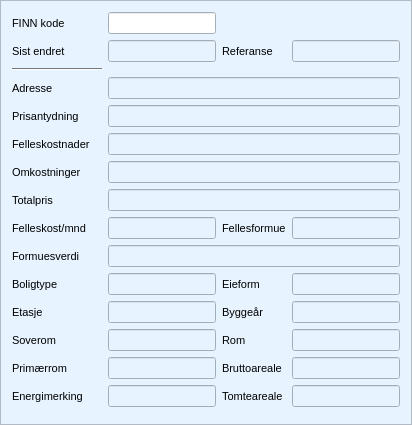
     <widget class="QFrame" name="frame_real_estate_info">
      <property name="sizePolicy">
       <sizepolicy hsizetype="Preferred" vsizetype="Preferred">
        <horstretch>0</horstretch>
        <verstretch>0</verstretch>
       </sizepolicy>
      </property>
      <property name="palette">
       <palette>
        <active>
         <colorrole role="WindowText">
          <brush brushstyle="SolidPattern">
           <color alpha="255">
            <red>0</red>
            <green>0</green>
            <blue>0</blue>
           </color>
          </brush>
         </colorrole>
         <colorrole role="Button">
          <brush brushstyle="SolidPattern">
           <color alpha="255">
            <red>231</red>
            <green>243</green>
            <blue>255</blue>
           </color>
          </brush>
         </colorrole>
         <colorrole role="Light">
          <brush brushstyle="SolidPattern">
           <color alpha="255">
            <red>255</red>
            <green>255</green>
            <blue>255</blue>
           </color>
          </brush>
         </colorrole>
         <colorrole role="Midlight">
          <brush brushstyle="SolidPattern">
           <color alpha="255">
            <red>243</red>
            <green>249</green>
            <blue>255</blue>
           </color>
          </brush>
         </colorrole>
         <colorrole role="Dark">
          <brush brushstyle="SolidPattern">
           <color alpha="255">
            <red>115</red>
            <green>121</green>
            <blue>127</blue>
           </color>
          </brush>
         </colorrole>
         <colorrole role="Mid">
          <brush brushstyle="SolidPattern">
           <color alpha="255">
            <red>154</red>
            <green>162</green>
            <blue>170</blue>
           </color>
          </brush>
         </colorrole>
         <colorrole role="Text">
          <brush brushstyle="SolidPattern">
           <color alpha="255">
            <red>0</red>
            <green>0</green>
            <blue>0</blue>
           </color>
          </brush>
         </colorrole>
         <colorrole role="BrightText">
          <brush brushstyle="SolidPattern">
           <color alpha="255">
            <red>255</red>
            <green>255</green>
            <blue>255</blue>
           </color>
          </brush>
         </colorrole>
         <colorrole role="ButtonText">
          <brush brushstyle="SolidPattern">
           <color alpha="255">
            <red>0</red>
            <green>0</green>
            <blue>0</blue>
           </color>
          </brush>
         </colorrole>
         <colorrole role="Base">
          <brush brushstyle="SolidPattern">
           <color alpha="255">
            <red>255</red>
            <green>255</green>
            <blue>255</blue>
           </color>
          </brush>
         </colorrole>
         <colorrole role="Window">
          <brush brushstyle="SolidPattern">
           <color alpha="255">
            <red>231</red>
            <green>243</green>
            <blue>255</blue>
           </color>
          </brush>
         </colorrole>
         <colorrole role="Shadow">
          <brush brushstyle="SolidPattern">
           <color alpha="255">
            <red>0</red>
            <green>0</green>
            <blue>0</blue>
           </color>
          </brush>
         </colorrole>
         <colorrole role="AlternateBase">
          <brush brushstyle="SolidPattern">
           <color alpha="255">
            <red>243</red>
            <green>249</green>
            <blue>255</blue>
           </color>
          </brush>
         </colorrole>
         <colorrole role="ToolTipBase">
          <brush brushstyle="SolidPattern">
           <color alpha="255">
            <red>255</red>
            <green>255</green>
            <blue>220</blue>
           </color>
          </brush>
         </colorrole>
         <colorrole role="ToolTipText">
          <brush brushstyle="SolidPattern">
           <color alpha="255">
            <red>0</red>
            <green>0</green>
            <blue>0</blue>
           </color>
          </brush>
         </colorrole>
        </active>
        <inactive>
         <colorrole role="WindowText">
          <brush brushstyle="SolidPattern">
           <color alpha="255">
            <red>0</red>
            <green>0</green>
            <blue>0</blue>
           </color>
          </brush>
         </colorrole>
         <colorrole role="Button">
          <brush brushstyle="SolidPattern">
           <color alpha="255">
            <red>231</red>
            <green>243</green>
            <blue>255</blue>
           </color>
          </brush>
         </colorrole>
         <colorrole role="Light">
          <brush brushstyle="SolidPattern">
           <color alpha="255">
            <red>255</red>
            <green>255</green>
            <blue>255</blue>
           </color>
          </brush>
         </colorrole>
         <colorrole role="Midlight">
          <brush brushstyle="SolidPattern">
           <color alpha="255">
            <red>243</red>
            <green>249</green>
            <blue>255</blue>
           </color>
          </brush>
         </colorrole>
         <colorrole role="Dark">
          <brush brushstyle="SolidPattern">
           <color alpha="255">
            <red>115</red>
            <green>121</green>
            <blue>127</blue>
           </color>
          </brush>
         </colorrole>
         <colorrole role="Mid">
          <brush brushstyle="SolidPattern">
           <color alpha="255">
            <red>154</red>
            <green>162</green>
            <blue>170</blue>
           </color>
          </brush>
         </colorrole>
         <colorrole role="Text">
          <brush brushstyle="SolidPattern">
           <color alpha="255">
            <red>0</red>
            <green>0</green>
            <blue>0</blue>
           </color>
          </brush>
         </colorrole>
         <colorrole role="BrightText">
          <brush brushstyle="SolidPattern">
           <color alpha="255">
            <red>255</red>
            <green>255</green>
            <blue>255</blue>
           </color>
          </brush>
         </colorrole>
         <colorrole role="ButtonText">
          <brush brushstyle="SolidPattern">
           <color alpha="255">
            <red>0</red>
            <green>0</green>
            <blue>0</blue>
           </color>
          </brush>
         </colorrole>
         <colorrole role="Base">
          <brush brushstyle="SolidPattern">
           <color alpha="255">
            <red>255</red>
            <green>255</green>
            <blue>255</blue>
           </color>
          </brush>
         </colorrole>
         <colorrole role="Window">
          <brush brushstyle="SolidPattern">
           <color alpha="255">
            <red>231</red>
            <green>243</green>
            <blue>255</blue>
           </color>
          </brush>
         </colorrole>
         <colorrole role="Shadow">
          <brush brushstyle="SolidPattern">
           <color alpha="255">
            <red>0</red>
            <green>0</green>
            <blue>0</blue>
           </color>
          </brush>
         </colorrole>
         <colorrole role="AlternateBase">
          <brush brushstyle="SolidPattern">
           <color alpha="255">
            <red>243</red>
            <green>249</green>
            <blue>255</blue>
           </color>
          </brush>
         </colorrole>
         <colorrole role="ToolTipBase">
          <brush brushstyle="SolidPattern">
           <color alpha="255">
            <red>255</red>
            <green>255</green>
            <blue>220</blue>
           </color>
          </brush>
         </colorrole>
         <colorrole role="ToolTipText">
          <brush brushstyle="SolidPattern">
           <color alpha="255">
            <red>0</red>
            <green>0</green>
            <blue>0</blue>
           </color>
          </brush>
         </colorrole>
        </inactive>
        <disabled>
         <colorrole role="WindowText">
          <brush brushstyle="SolidPattern">
           <color alpha="255">
            <red>115</red>
            <green>121</green>
            <blue>127</blue>
           </color>
          </brush>
         </colorrole>
         <colorrole role="Button">
          <brush brushstyle="SolidPattern">
           <color alpha="255">
            <red>231</red>
            <green>243</green>
            <blue>255</blue>
           </color>
          </brush>
         </colorrole>
         <colorrole role="Light">
          <brush brushstyle="SolidPattern">
           <color alpha="255">
            <red>255</red>
            <green>255</green>
            <blue>255</blue>
           </color>
          </brush>
         </colorrole>
         <colorrole role="Midlight">
          <brush brushstyle="SolidPattern">
           <color alpha="255">
            <red>243</red>
            <green>249</green>
            <blue>255</blue>
           </color>
          </brush>
         </colorrole>
         <colorrole role="Dark">
          <brush brushstyle="SolidPattern">
           <color alpha="255">
            <red>115</red>
            <green>121</green>
            <blue>127</blue>
           </color>
          </brush>
         </colorrole>
         <colorrole role="Mid">
          <brush brushstyle="SolidPattern">
           <color alpha="255">
            <red>154</red>
            <green>162</green>
            <blue>170</blue>
           </color>
          </brush>
         </colorrole>
         <colorrole role="Text">
          <brush brushstyle="SolidPattern">
           <color alpha="255">
            <red>115</red>
            <green>121</green>
            <blue>127</blue>
           </color>
          </brush>
         </colorrole>
         <colorrole role="BrightText">
          <brush brushstyle="SolidPattern">
           <color alpha="255">
            <red>255</red>
            <green>255</green>
            <blue>255</blue>
           </color>
          </brush>
         </colorrole>
         <colorrole role="ButtonText">
          <brush brushstyle="SolidPattern">
           <color alpha="255">
            <red>115</red>
            <green>121</green>
            <blue>127</blue>
           </color>
          </brush>
         </colorrole>
         <colorrole role="Base">
          <brush brushstyle="SolidPattern">
           <color alpha="255">
            <red>231</red>
            <green>243</green>
            <blue>255</blue>
           </color>
          </brush>
         </colorrole>
         <colorrole role="Window">
          <brush brushstyle="SolidPattern">
           <color alpha="255">
            <red>231</red>
            <green>243</green>
            <blue>255</blue>
           </color>
          </brush>
         </colorrole>
         <colorrole role="Shadow">
          <brush brushstyle="SolidPattern">
           <color alpha="255">
            <red>0</red>
            <green>0</green>
            <blue>0</blue>
           </color>
          </brush>
         </colorrole>
         <colorrole role="AlternateBase">
          <brush brushstyle="SolidPattern">
           <color alpha="255">
            <red>231</red>
            <green>243</green>
            <blue>255</blue>
           </color>
          </brush>
         </colorrole>
         <colorrole role="ToolTipBase">
          <brush brushstyle="SolidPattern">
           <color alpha="255">
            <red>255</red>
            <green>255</green>
            <blue>220</blue>
           </color>
          </brush>
         </colorrole>
         <colorrole role="ToolTipText">
          <brush brushstyle="SolidPattern">
           <color alpha="255">
            <red>0</red>
            <green>0</green>
            <blue>0</blue>
           </color>
          </brush>
         </colorrole>
        </disabled>
       </palette>
      </property>
      <property name="font">
       <font>
        <family>Segoe UI</family>
        <pointsize>8</pointsize>
       </font>
      </property>
      <property name="autoFillBackground">
       <bool>true</bool>
      </property>
      <property name="frameShape">
       <enum>QFrame::StyledPanel</enum>
      </property>
      <property name="frameShadow">
       <enum>QFrame::Plain</enum>
      </property>
      <property name="lineWidth">
       <number>1</number>
      </property>
      <layout class="QGridLayout" name="gridLayout_2">
       <item row="1" column="2">
        <widget class="QLineEdit" name="line_edit_last_changed">
         <property name="enabled">
          <bool>false</bool>
         </property>
         <property name="font">
          <font>
           <family>Segoe UI</family>
           <pointsize>8</pointsize>
          </font>
         </property>
         <property name="alignment">
          <set>Qt::AlignLeading|Qt::AlignLeft|Qt::AlignVCenter</set>
         </property>
         <property name="readOnly">
          <bool>false</bool>
         </property>
        </widget>
       </item>
       <item row="4" column="2" colspan="3">
        <widget class="QLineEdit" name="line_edit_real_estate_price">
         <property name="enabled">
          <bool>false</bool>
         </property>
         <property name="font">
          <font>
           <family>Segoe UI</family>
           <pointsize>8</pointsize>
          </font>
         </property>
         <property name="alignment">
          <set>Qt::AlignLeading|Qt::AlignLeft|Qt::AlignVCenter</set>
         </property>
        </widget>
       </item>
       <item row="0" column="2">
        <widget class="QLineEdit" name="line_edit_finn_code">
         <property name="font">
          <font>
           <family>Segoe UI</family>
           <pointsize>8</pointsize>
          </font>
         </property>
         <property name="alignment">
          <set>Qt::AlignLeading|Qt::AlignLeft|Qt::AlignVCenter</set>
         </property>
         <property name="readOnly">
          <bool>false</bool>
         </property>
         <property name="clearButtonEnabled">
          <bool>true</bool>
         </property>
        </widget>
       </item>
       <item row="0" column="1">
        <widget class="QLabel" name="label_finn_code">
         <property name="font">
          <font>
           <family>Segoe UI</family>
           <pointsize>8</pointsize>
          </font>
         </property>
         <property name="text">
          <string>FINN kode            </string>
         </property>
        </widget>
       </item>
       <item row="4" column="1">
        <widget class="QLabel" name="label_real_estate_price">
         <property name="font">
          <font>
           <family>Segoe UI</family>
           <pointsize>8</pointsize>
          </font>
         </property>
         <property name="text">
          <string>Prisantydning</string>
         </property>
        </widget>
       </item>
       <item row="5" column="1">
        <widget class="QLabel" name="label_debt">
         <property name="font">
          <font>
           <family>Segoe UI</family>
           <pointsize>8</pointsize>
          </font>
         </property>
         <property name="text">
          <string>Felleskostnader</string>
         </property>
        </widget>
       </item>
       <item row="7" column="2" colspan="3">
        <widget class="QLineEdit" name="line_edit_total_price">
         <property name="enabled">
          <bool>false</bool>
         </property>
         <property name="font">
          <font>
           <family>Segoe UI</family>
           <pointsize>8</pointsize>
          </font>
         </property>
         <property name="alignment">
          <set>Qt::AlignLeading|Qt::AlignLeft|Qt::AlignVCenter</set>
         </property>
        </widget>
       </item>
       <item row="8" column="3">
        <widget class="QLabel" name="label_joint_wealth">
         <property name="font">
          <font>
           <family>Segoe UI</family>
           <pointsize>8</pointsize>
          </font>
         </property>
         <property name="text">
          <string>Fellesformue</string>
         </property>
        </widget>
       </item>
       <item row="6" column="2" colspan="3">
        <widget class="QLineEdit" name="line_edit_fees">
         <property name="enabled">
          <bool>false</bool>
         </property>
         <property name="font">
          <font>
           <family>Segoe UI</family>
           <pointsize>8</pointsize>
          </font>
         </property>
         <property name="alignment">
          <set>Qt::AlignLeading|Qt::AlignLeft|Qt::AlignVCenter</set>
         </property>
        </widget>
       </item>
       <item row="5" column="2" colspan="3">
        <widget class="QLineEdit" name="line_edit_debt">
         <property name="enabled">
          <bool>false</bool>
         </property>
         <property name="font">
          <font>
           <family>Segoe UI</family>
           <pointsize>8</pointsize>
          </font>
         </property>
         <property name="alignment">
          <set>Qt::AlignLeading|Qt::AlignLeft|Qt::AlignVCenter</set>
         </property>
        </widget>
       </item>
       <item row="7" column="1">
        <widget class="QLabel" name="label_total_price">
         <property name="font">
          <font>
           <family>Segoe UI</family>
           <pointsize>8</pointsize>
          </font>
         </property>
         <property name="text">
          <string>Totalpris</string>
         </property>
        </widget>
       </item>
       <item row="8" column="2">
        <widget class="QLineEdit" name="line_edit_joint_costs">
         <property name="enabled">
          <bool>false</bool>
         </property>
         <property name="font">
          <font>
           <family>Segoe UI</family>
           <pointsize>8</pointsize>
          </font>
         </property>
         <property name="alignment">
          <set>Qt::AlignLeading|Qt::AlignLeft|Qt::AlignVCenter</set>
         </property>
         <property name="readOnly">
          <bool>true</bool>
         </property>
        </widget>
       </item>
       <item row="6" column="1">
        <widget class="QLabel" name="label_fees">
         <property name="font">
          <font>
           <family>Segoe UI</family>
           <pointsize>8</pointsize>
          </font>
         </property>
         <property name="text">
          <string>Omkostninger</string>
         </property>
        </widget>
       </item>
       <item row="8" column="1">
        <widget class="QLabel" name="label_joint_costs">
         <property name="font">
          <font>
           <family>Segoe UI</family>
           <pointsize>8</pointsize>
          </font>
         </property>
         <property name="text">
          <string>Felleskost/mnd</string>
         </property>
        </widget>
       </item>
       <item row="9" column="2" colspan="3">
        <widget class="QLineEdit" name="line_edit_wealth_value">
         <property name="enabled">
          <bool>false</bool>
         </property>
         <property name="font">
          <font>
           <family>Segoe UI</family>
           <pointsize>8</pointsize>
          </font>
         </property>
         <property name="text">
          <string/>
         </property>
         <property name="alignment">
          <set>Qt::AlignLeading|Qt::AlignLeft|Qt::AlignVCenter</set>
         </property>
        </widget>
       </item>
       <item row="10" column="1">
        <widget class="QLabel" name="label_type_of_real_estate">
         <property name="font">
          <font>
           <family>Segoe UI</family>
           <pointsize>8</pointsize>
          </font>
         </property>
         <property name="text">
          <string>Boligtype</string>
         </property>
        </widget>
       </item>
       <item row="10" column="3">
        <widget class="QLabel" name="label_form_of_ownership">
         <property name="font">
          <font>
           <family>Segoe UI</family>
           <pointsize>8</pointsize>
          </font>
         </property>
         <property name="text">
          <string>Eieform</string>
         </property>
        </widget>
       </item>
       <item row="10" column="2">
        <widget class="QLineEdit" name="line_edit_type_of_real_estate">
         <property name="enabled">
          <bool>false</bool>
         </property>
         <property name="font">
          <font>
           <family>Segoe UI</family>
           <pointsize>8</pointsize>
          </font>
         </property>
         <property name="alignment">
          <set>Qt::AlignLeading|Qt::AlignLeft|Qt::AlignVCenter</set>
         </property>
         <property name="readOnly">
          <bool>false</bool>
         </property>
        </widget>
       </item>
       <item row="8" column="4">
        <widget class="QLineEdit" name="line_edit_joint_wealth">
         <property name="enabled">
          <bool>false</bool>
         </property>
         <property name="font">
          <font>
           <family>Segoe UI</family>
           <pointsize>8</pointsize>
          </font>
         </property>
         <property name="alignment">
          <set>Qt::AlignLeading|Qt::AlignLeft|Qt::AlignVCenter</set>
         </property>
         <property name="readOnly">
          <bool>true</bool>
         </property>
        </widget>
       </item>
       <item row="9" column="1">
        <widget class="QLabel" name="label_wealth_value">
         <property name="font">
          <font>
           <family>Segoe UI</family>
           <pointsize>8</pointsize>
          </font>
         </property>
         <property name="text">
          <string>Formuesverdi</string>
         </property>
        </widget>
       </item>
       <item row="11" column="1">
        <widget class="QLabel" name="label_floor">
         <property name="font">
          <font>
           <family>Segoe UI</family>
           <pointsize>8</pointsize>
          </font>
         </property>
         <property name="text">
          <string>Etasje</string>
         </property>
        </widget>
       </item>
       <item row="11" column="2">
        <widget class="QLineEdit" name="line_edit_floor">
         <property name="enabled">
          <bool>false</bool>
         </property>
         <property name="font">
          <font>
           <family>Segoe UI</family>
           <pointsize>8</pointsize>
          </font>
         </property>
         <property name="alignment">
          <set>Qt::AlignLeading|Qt::AlignLeft|Qt::AlignVCenter</set>
         </property>
         <property name="readOnly">
          <bool>false</bool>
         </property>
        </widget>
       </item>
       <item row="10" column="4">
        <widget class="QLineEdit" name="line_edit_form_of_ownership">
         <property name="enabled">
          <bool>false</bool>
         </property>
         <property name="font">
          <font>
           <family>Segoe UI</family>
           <pointsize>8</pointsize>
          </font>
         </property>
         <property name="alignment">
          <set>Qt::AlignLeading|Qt::AlignLeft|Qt::AlignVCenter</set>
         </property>
         <property name="readOnly">
          <bool>false</bool>
         </property>
        </widget>
       </item>
       <item row="11" column="3">
        <widget class="QLabel" name="label_construction_year">
         <property name="font">
          <font>
           <family>Segoe UI</family>
           <pointsize>8</pointsize>
          </font>
         </property>
         <property name="text">
          <string>Byggeår</string>
         </property>
        </widget>
       </item>
       <item row="11" column="4">
        <widget class="QLineEdit" name="line_edit_construction_year">
         <property name="enabled">
          <bool>false</bool>
         </property>
         <property name="font">
          <font>
           <family>Segoe UI</family>
           <pointsize>8</pointsize>
          </font>
         </property>
         <property name="alignment">
          <set>Qt::AlignLeading|Qt::AlignLeft|Qt::AlignVCenter</set>
         </property>
         <property name="readOnly">
          <bool>false</bool>
         </property>
        </widget>
       </item>
       <item row="12" column="2">
        <widget class="QLineEdit" name="line_edit_bedrooms">
         <property name="enabled">
          <bool>false</bool>
         </property>
         <property name="font">
          <font>
           <family>Segoe UI</family>
           <pointsize>8</pointsize>
          </font>
         </property>
         <property name="alignment">
          <set>Qt::AlignLeading|Qt::AlignLeft|Qt::AlignVCenter</set>
         </property>
         <property name="readOnly">
          <bool>false</bool>
         </property>
        </widget>
       </item>
       <item row="12" column="1">
        <widget class="QLabel" name="label_bedrooms">
         <property name="font">
          <font>
           <family>Segoe UI</family>
           <pointsize>8</pointsize>
          </font>
         </property>
         <property name="text">
          <string>Soverom</string>
         </property>
        </widget>
       </item>
       <item row="12" column="3">
        <widget class="QLabel" name="label_rooms">
         <property name="font">
          <font>
           <family>Segoe UI</family>
           <pointsize>8</pointsize>
          </font>
         </property>
         <property name="text">
          <string>Rom</string>
         </property>
        </widget>
       </item>
       <item row="13" column="2">
        <widget class="QLineEdit" name="line_edit_primary_rooms">
         <property name="enabled">
          <bool>false</bool>
         </property>
         <property name="font">
          <font>
           <family>Segoe UI</family>
           <pointsize>8</pointsize>
          </font>
         </property>
         <property name="alignment">
          <set>Qt::AlignLeading|Qt::AlignLeft|Qt::AlignVCenter</set>
         </property>
         <property name="readOnly">
          <bool>false</bool>
         </property>
        </widget>
       </item>
       <item row="13" column="4">
        <widget class="QLineEdit" name="line_edit_gross_area">
         <property name="enabled">
          <bool>false</bool>
         </property>
         <property name="font">
          <font>
           <family>Segoe UI</family>
           <pointsize>8</pointsize>
          </font>
         </property>
         <property name="alignment">
          <set>Qt::AlignLeading|Qt::AlignLeft|Qt::AlignVCenter</set>
         </property>
         <property name="readOnly">
          <bool>false</bool>
         </property>
        </widget>
       </item>
       <item row="14" column="1">
        <widget class="QLabel" name="label_energy_mark">
         <property name="font">
          <font>
           <family>Segoe UI</family>
           <pointsize>8</pointsize>
          </font>
         </property>
         <property name="text">
          <string>Energimerking</string>
         </property>
        </widget>
       </item>
       <item row="3" column="1">
        <widget class="QLabel" name="label_finn_address">
         <property name="font">
          <font>
           <family>Segoe UI</family>
           <pointsize>8</pointsize>
          </font>
         </property>
         <property name="text">
          <string>Adresse</string>
         </property>
        </widget>
       </item>
       <item row="14" column="2">
        <widget class="QLineEdit" name="line_edit_energy_mark">
         <property name="enabled">
          <bool>false</bool>
         </property>
         <property name="font">
          <font>
           <family>Segoe UI</family>
           <pointsize>8</pointsize>
          </font>
         </property>
         <property name="text">
          <string/>
         </property>
         <property name="alignment">
          <set>Qt::AlignLeading|Qt::AlignLeft|Qt::AlignVCenter</set>
         </property>
         <property name="readOnly">
          <bool>false</bool>
         </property>
        </widget>
       </item>
       <item row="13" column="1">
        <widget class="QLabel" name="label_primary_rooms">
         <property name="font">
          <font>
           <family>Segoe UI</family>
           <pointsize>8</pointsize>
          </font>
         </property>
         <property name="text">
          <string>Primærrom</string>
         </property>
        </widget>
       </item>
       <item row="14" column="3">
        <widget class="QLabel" name="label_property_area">
         <property name="font">
          <font>
           <family>Segoe UI</family>
           <pointsize>8</pointsize>
          </font>
         </property>
         <property name="text">
          <string>Tomteareale</string>
         </property>
        </widget>
       </item>
       <item row="13" column="3">
        <widget class="QLabel" name="label_gross_area">
         <property name="font">
          <font>
           <family>Segoe UI</family>
           <pointsize>8</pointsize>
          </font>
         </property>
         <property name="text">
          <string>Bruttoareale</string>
         </property>
        </widget>
       </item>
       <item row="12" column="4">
        <widget class="QLineEdit" name="line_edit_rooms">
         <property name="enabled">
          <bool>false</bool>
         </property>
         <property name="font">
          <font>
           <family>Segoe UI</family>
           <pointsize>8</pointsize>
          </font>
         </property>
         <property name="alignment">
          <set>Qt::AlignLeading|Qt::AlignLeft|Qt::AlignVCenter</set>
         </property>
         <property name="readOnly">
          <bool>false</bool>
         </property>
        </widget>
       </item>
       <item row="14" column="4">
        <widget class="QLineEdit" name="line_edit_property_area">
         <property name="enabled">
          <bool>false</bool>
         </property>
         <property name="font">
          <font>
           <family>Segoe UI</family>
           <pointsize>8</pointsize>
          </font>
         </property>
         <property name="text">
          <string/>
         </property>
         <property name="alignment">
          <set>Qt::AlignLeading|Qt::AlignLeft|Qt::AlignVCenter</set>
         </property>
         <property name="readOnly">
          <bool>false</bool>
         </property>
        </widget>
       </item>
       <item row="3" column="2" colspan="3">
        <widget class="QLineEdit" name="line_edit_finn_address">
         <property name="enabled">
          <bool>false</bool>
         </property>
         <property name="font">
          <font>
           <family>Segoe UI</family>
           <pointsize>8</pointsize>
          </font>
         </property>
         <property name="alignment">
          <set>Qt::AlignLeading|Qt::AlignLeft|Qt::AlignVCenter</set>
         </property>
        </widget>
       </item>
       <item row="15" column="1">
        <widget class="QFrame" name="frame_real_estate_info_white_space">
         <property name="frameShape">
          <enum>QFrame::StyledPanel</enum>
         </property>
         <property name="frameShadow">
          <enum>QFrame::Raised</enum>
         </property>
        </widget>
       </item>
       <item row="1" column="3">
        <widget class="QLabel" name="label_reference">
         <property name="font">
          <font>
           <family>Segoe UI</family>
           <pointsize>8</pointsize>
          </font>
         </property>
         <property name="text">
          <string>Referanse</string>
         </property>
        </widget>
       </item>
       <item row="1" column="4">
        <widget class="QLineEdit" name="line_edit_reference">
         <property name="enabled">
          <bool>false</bool>
         </property>
         <property name="font">
          <font>
           <family>Segoe UI</family>
           <pointsize>8</pointsize>
          </font>
         </property>
         <property name="alignment">
          <set>Qt::AlignLeading|Qt::AlignLeft|Qt::AlignVCenter</set>
         </property>
         <property name="readOnly">
          <bool>false</bool>
         </property>
        </widget>
       </item>
       <item row="2" column="1">
        <widget class="Line" name="line_finn">
         <property name="orientation">
          <enum>Qt::Horizontal</enum>
         </property>
        </widget>
       </item>
       <item row="1" column="1">
        <widget class="QLabel" name="label_last_changed">
         <property name="font">
          <font>
           <family>Segoe UI</family>
           <pointsize>8</pointsize>
          </font>
         </property>
         <property name="text">
          <string>Sist endret</string>
         </property>
        </widget>
       </item>
      </layout>
     </widget>
